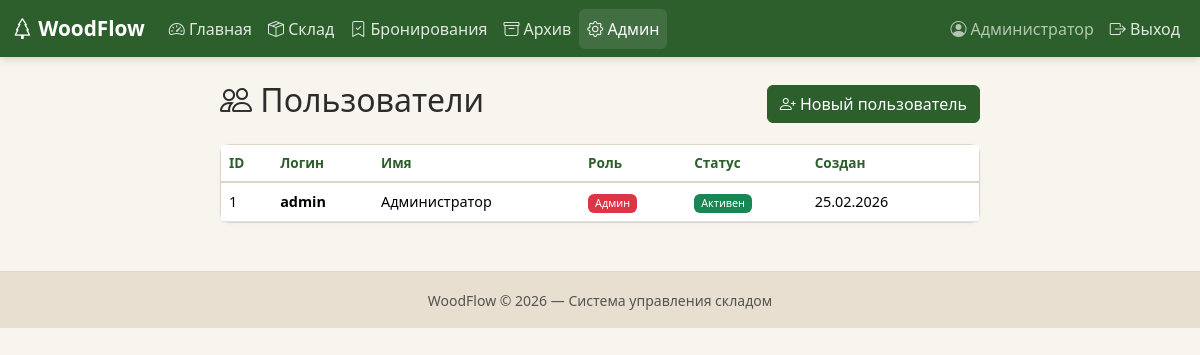
Before: /admin/users (signed in) with the older database file.
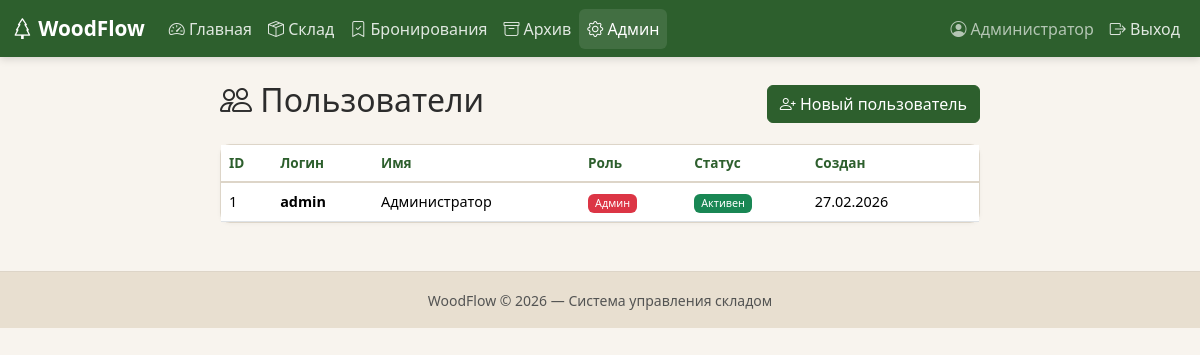
After: the same page with the newer database file.
### models.py (models this page shows, shortened)
class User(UserMixin, db.Model):
    __tablename__ = "users"
    id = db.Column(db.Integer, primary_key=True)
    username = db.Column(db.String(80), unique=True, nullable=False)
    password_hash = db.Column(db.String(256), nullable=False)
    full_name = db.Column(db.String(150), default="")
    is_admin = db.Column(db.Boolean, default=False)
    is_active_user = db.Column(db.Boolean, default=True)
    created_at = db.Column(db.DateTime, default=lambda: datetime.now(ZoneInfo("Europe/Moscow")))
    @property
    def is_active(self):
        return self.is_active_user

### app.py (the view)
@app.route("/admin/users")
@login_required
@admin_required
def admin_users():
    users = User.query.order_by(User.created_at.desc()).all()
    return render_template("admin_users.html", users=users)

### app.py (called while the page is built)
@login_manager.user_loader
def load_user(user_id):
    return db.session.get(User, int(user_id))

def admin_required(f):
    from functools import wraps
    @wraps(f)
    def decorated(*args, **kwargs):
        if not current_user.is_authenticated or not current_user.is_admin:
            flash("Доступ запрещён.", "danger")
            return redirect(url_for("stock"))
        return f(*args, **kwargs)
    return decorated

### templates/admin_users.html (shortened to what this page needs)
{% extends "base.html" %}
{% block content %}
<div class="row justify-content-center">
<div class="col-lg-8">
    <div class="d-flex justify-content-between align-items-center mb-3">
        <h2><i class="bi bi-people"></i> Пользователи</h2>
        <a href="{{ url_for('register_user') }}" class="btn btn-wf-green">
            <i class="bi bi-person-plus"></i> Новый пользователь
        </a>
    </div>
    <div class="card wf-card">
        <div class="table-responsive">
        <table class="table table-hover mb-0 align-middle">
            <thead class="wf-thead"><tr>
                <th>ID</th><th>Логин</th><th>Имя</th><th>Роль</th><th>Статус</th><th>Создан</th><th></th>
            </tr></thead>
            <tbody>
            {% for u in users %}
            <tr>
                <td>{{ u.id }}</td>
                <td class="fw-bold">{{ u.username }}</td>
                <td>{{ u.full_name }}</td>
                <td>
                    {% if u.is_admin %}
                    <span class="badge bg-danger">Админ</span>
                    {% else %}
                    <span class="badge bg-secondary">Пользователь</span>
                    {% endif %}
                </td>
                <td>
                    {% if u.is_active_user %}
                    <span class="badge bg-success">Активен</span>
                    {% else %}
                    <span class="badge bg-warning text-dark">Отключён</span>
                    {% endif %}
                </td>
                <td class="small">{{ u.created_at.strftime('%d.%m.%Y') }}</td>
                <td>
                </td>
            </tr>
            {% endfor %}
            </tbody>
        </table>
        </div>
    </div>
</div>
</div>
{% endblock %}

### templates/base.html (shortened to what this page needs)
<!DOCTYPE html>
<html lang="ru">
<head>
    <link href="https://cdn.jsdelivr.net/npm/bootstrap@5.3.2/dist/css/bootstrap.min.css" rel="stylesheet">
    <link href="https://cdn.jsdelivr.net/npm/bootstrap-icons@1.11.1/font/bootstrap-icons.css" rel="stylesheet">
    <link href="{{ url_for('static', filename='css/style.css') }}" rel="stylesheet">
</head>
<body>
{% if current_user.is_authenticated %}
<nav class="navbar navbar-expand-lg navbar-dark wf-navbar">
    <div class="container-fluid">
        <a class="navbar-brand fw-bold" href="{{ url_for('dashboard') }}">
            <i class="bi bi-tree"></i> WoodFlow
        </a>
        <div class="collapse navbar-collapse" id="navMain">
            <ul class="navbar-nav me-auto">
                {% if current_user.is_admin %}
                <li class="nav-item">
                    <a class="nav-link {% if request.endpoint == 'dashboard' %}active{% endif %}"
                       href="{{ url_for('dashboard') }}">
                        <i class="bi bi-speedometer2"></i> Главная
                    </a>
                </li>
                {% endif %}
                <li class="nav-item">
                    <a class="nav-link {% if 'stock' in request.endpoint|default('') %}active{% endif %}"
                       href="{{ url_for('stock') }}">
                        <i class="bi bi-box-seam"></i> Склад
                    </a>
                </li>
                <li class="nav-item">
                    <a class="nav-link {% if 'booking' in request.endpoint|default('') %}active{% endif %}"
                       href="{{ url_for('bookings') }}">
                        <i class="bi bi-bookmark-check"></i> Бронирования
                    </a>
                </li>
                <li class="nav-item">
                    <a class="nav-link {% if 'archive' in request.endpoint|default('') or 'shipment' in request.endpoint|default('') %}active{% endif %}"
                       href="{{ url_for('archive') }}">
                        <i class="bi bi-archive"></i> Архив
                    </a>
                </li>
                {% if current_user.is_admin %}
                <li class="nav-item">
                    <a class="nav-link {% if 'admin' in request.endpoint|default('') %}active{% endif %}"
                       href="{{ url_for('admin_users') }}">
                        <i class="bi bi-gear"></i> Админ
                    </a>
                </li>
                {% endif %}
            </ul>
            <ul class="navbar-nav">
                <li class="nav-item">
                    <span class="nav-link text-light opacity-75">
                        <i class="bi bi-person-circle"></i>
                        {{ current_user.full_name or current_user.username }}
                    </span>
                </li>
                <li class="nav-item">
                    <a class="nav-link" href="{{ url_for('logout') }}">
                        <i class="bi bi-box-arrow-right"></i> Выход
                    </a>
                </li>
            </ul>
        </div>
    </div>
</nav>
{% endif %}
<main class="container-fluid py-4 px-3 px-lg-4">
    {% block content %}{% endblock %}
</main>
<footer class="wf-footer text-center py-3 mt-4">
    <small class="text-muted">WoodFlow © {{ now().year if now is defined else "2026" }} — Система управления складом</small>
</footer>
</body>
</html>

Changed rows visible on the page:
changed User "admin": created_at "25.02.2026" → "27.02.2026"
